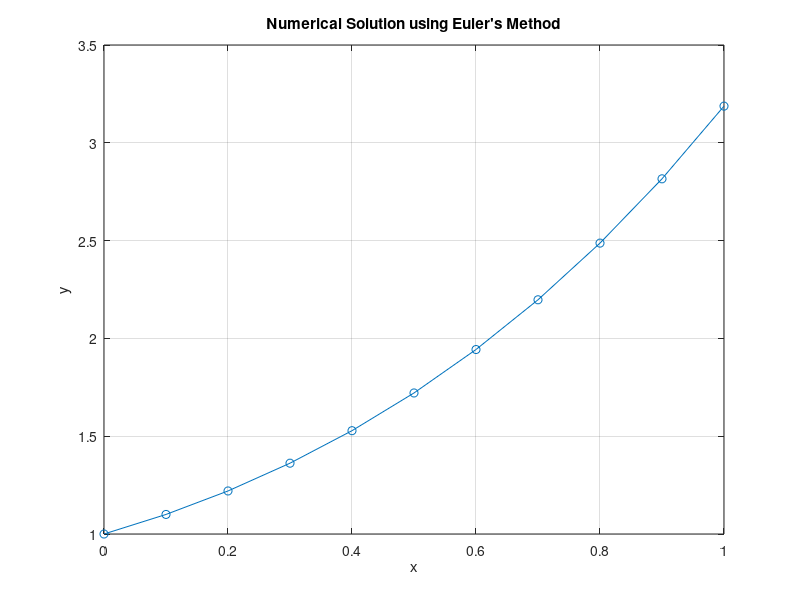

MATLAB code to generate this figure:
fprintf('Gaurav Gautam\n');
% Define the ODE dy/dx = f(x, y)
f = @(x, y) x + y;
% Define initial condition
x0 = 0;
y0 = 1;
% Define the step size
h = 0.1;
% Define the final x value
x_final = 1;
% Initialize arrays to store x and y values
x_values = x0:h:x_final;
y_values = zeros(size(x_values));
y_values(1) = y0;
% Implement Euler's Method
for i = 1:length(x_values)-1
 y_values(i+1) = y_values(i) + h * f(x_values(i), y_values(i));
end
% Plot the numerical solution
plot(x_values, y_values, '-o');
xlabel('x');
ylabel('y');
title('Numerical Solution using Euler''s Method');
grid on;
